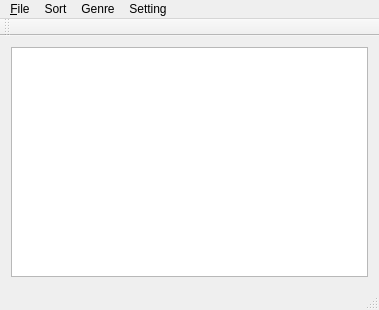
<?xml version="1.0" encoding="UTF-8"?>
<ui version="4.0">
 <class>MainWindow</class>
 <widget class="QMainWindow" name="MainWindow">
  <property name="geometry">
   <rect>
    <x>0</x>
    <y>0</y>
    <width>379</width>
    <height>310</height>
   </rect>
  </property>
  <property name="windowTitle">
   <string>Aquarius Reader</string>
  </property>
  <property name="windowIcon">
   <iconset resource="../resFiles/resources.qrc">
    <normaloff>:/aquarius.png</normaloff>:/aquarius.png</iconset>
  </property>
  <widget class="QWidget" name="centralWidget">
   <layout class="QGridLayout" name="gridLayout">
    <item row="0" column="0">
     <widget class="QListWidget" name="listWidget">
      <property name="iconSize">
       <size>
        <width>48</width>
        <height>48</height>
       </size>
      </property>
      <property name="resizeMode">
       <enum>QListView::Adjust</enum>
      </property>
      <property name="gridSize">
       <size>
        <width>48</width>
        <height>48</height>
       </size>
      </property>
      <property name="viewMode">
       <enum>QListView::ListMode</enum>
      </property>
     </widget>
    </item>
   </layout>
  </widget>
  <widget class="QMenuBar" name="menuBar">
   <property name="geometry">
    <rect>
     <x>0</x>
     <y>0</y>
     <width>379</width>
     <height>21</height>
    </rect>
   </property>
   <widget class="QMenu" name="menuFile">
    <property name="title">
     <string>&amp;File</string>
    </property>
    <addaction name="actionAdd"/>
    <addaction name="actionDelete"/>
    <addaction name="actionExit"/>
   </widget>
   <widget class="QMenu" name="menuSort">
    <property name="title">
     <string>Sort</string>
    </property>
    <addaction name="actionRecentDownload"/>
    <addaction name="actionRecentlyRead"/>
    <addaction name="actionTitle"/>
    <addaction name="actionAuthor"/>
   </widget>
   <widget class="QMenu" name="menuGenre">
    <property name="title">
     <string>Genre</string>
    </property>
    <addaction name="actionAll"/>
    <addaction name="actionRomance"/>
    <addaction name="actionFantasy"/>
    <addaction name="actionGeneral"/>
    <addaction name="actionEtc"/>
   </widget>
   <widget class="QMenu" name="menuSetting">
    <property name="title">
     <string>Setting</string>
    </property>
    <addaction name="actionInfo"/>
    <addaction name="actionLogin"/>
    <addaction name="actionSync"/>
    <addaction name="actionSetting"/>
   </widget>
   <addaction name="menuFile"/>
   <addaction name="menuSort"/>
   <addaction name="menuGenre"/>
   <addaction name="menuSetting"/>
  </widget>
  <widget class="QStatusBar" name="statusBar"/>
  <widget class="QToolBar" name="toolBar">
   <property name="windowTitle">
    <string>toolBar</string>
   </property>
   <attribute name="toolBarArea">
    <enum>TopToolBarArea</enum>
   </attribute>
   <attribute name="toolBarBreak">
    <bool>false</bool>
   </attribute>
  </widget>
  <action name="actionExit">
   <property name="text">
    <string>E&amp;xit</string>
   </property>
  </action>
  <action name="actionAdd">
   <property name="text">
    <string>Add</string>
   </property>
  </action>
  <action name="actionDelete">
   <property name="text">
    <string>Delete</string>
   </property>
  </action>
  <action name="actionAll">
   <property name="enabled">
    <bool>false</bool>
   </property>
   <property name="text">
    <string>All</string>
   </property>
  </action>
  <action name="actionFantasy">
   <property name="enabled">
    <bool>false</bool>
   </property>
   <property name="text">
    <string>Fantasy</string>
   </property>
  </action>
  <action name="actionRomance">
   <property name="enabled">
    <bool>false</bool>
   </property>
   <property name="text">
    <string>Romance</string>
   </property>
  </action>
  <action name="actionEtc">
   <property name="enabled">
    <bool>false</bool>
   </property>
   <property name="text">
    <string>Etc</string>
   </property>
  </action>
  <action name="actionGeneral">
   <property name="enabled">
    <bool>false</bool>
   </property>
   <property name="text">
    <string>General</string>
   </property>
  </action>
  <action name="actionRecentDownload">
   <property name="enabled">
    <bool>false</bool>
   </property>
   <property name="text">
    <string>Recently download</string>
   </property>
  </action>
  <action name="actionTitle">
   <property name="enabled">
    <bool>false</bool>
   </property>
   <property name="text">
    <string>Title</string>
   </property>
  </action>
  <action name="actionAuthor">
   <property name="enabled">
    <bool>false</bool>
   </property>
   <property name="text">
    <string>Author</string>
   </property>
  </action>
  <action name="actionRecentlyRead">
   <property name="enabled">
    <bool>false</bool>
   </property>
   <property name="text">
    <string>Recently read</string>
   </property>
  </action>
  <action name="actionInfo">
   <property name="enabled">
    <bool>false</bool>
   </property>
   <property name="text">
    <string>Info</string>
   </property>
  </action>
  <action name="actionSetting">
   <property name="enabled">
    <bool>false</bool>
   </property>
   <property name="text">
    <string>Setting</string>
   </property>
  </action>
  <action name="actionLogin">
   <property name="enabled">
    <bool>false</bool>
   </property>
   <property name="text">
    <string>Login</string>
   </property>
  </action>
  <action name="actionSync">
   <property name="enabled">
    <bool>false</bool>
   </property>
   <property name="text">
    <string>Sync</string>
   </property>
  </action>
 </widget>
 <layoutdefault spacing="6" margin="11"/>
 <resources>
  <include location="../resFiles/resources.qrc"/>
 </resources>
 <connections/>
</ui>
